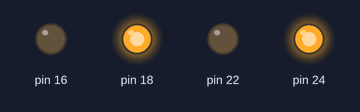
Bench run of a program on a simulated Raspberry Pi (header pin numbers). On the bench: output pins drawn as LEDs (lit = HIGH). At 11.0 s the program stops and its outputs stay as they are.

Above: at 0.1 s.
At 3.1 s:
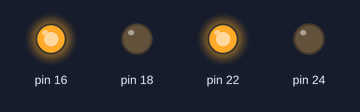
At 6.1 s:
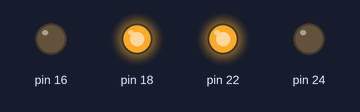
At 8.6 s:
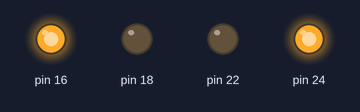
At 9.1 s:
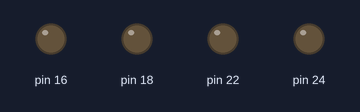
Timing chart, 0 to 10.6 s (numbered marks = the images above):
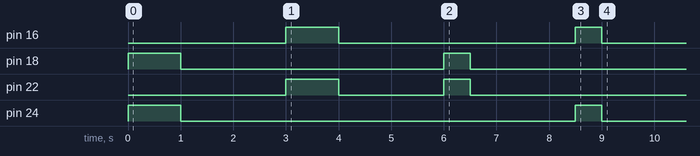

Measured:
- by itself, pin 16: LOW → HIGH at 3.0 s, → LOW 1.0 s later, → HIGH 4.5 s later, → LOW 0.50 s later
- by itself, pin 18: LOW → HIGH at 0.00 s, → LOW 1.0 s later, → HIGH 5.0 s later, → LOW 0.50 s later
- by itself, pin 22: LOW → HIGH at 3.0 s, → LOW 1.0 s later, → HIGH 2.0 s later, → LOW 0.50 s later
- by itself, pin 24: LOW → HIGH at 0.00 s, → LOW 1.0 s later, → HIGH 7.5 s later, → LOW 0.50 s later

The program:

motor_test_modular.py
```python
import sys
import time
import RPi.GPIO as GPIO

def init():
    # Use board numbering for pins
    GPIO.setmode(GPIO.BOARD)

    # Use pins 16 (motorA IN2), 18 (motorA IN1) for the right motor (motor A) inputs
    # Use pins 22 (motorB IN1), 24 (motorB IN2) for the left motor (motor B) inputs
    GPIO.setup(16,GPIO.OUT)
    GPIO.setup(18,GPIO.OUT)
    GPIO.setup(22,GPIO.OUT)
    GPIO.setup(24,GPIO.OUT)

def cleanup():
    # Clear pin outputs
    GPIO.cleanup()

def forward(duration=5):
    # Set motorA (right motor) forward
    GPIO.output(18,True)
    GPIO.output(16,False)

    # Set motorB (left motor) forward
    GPIO.output(24,True)
    GPIO.output(22,False)

    # Stop motion if duration is not negative
    if duration > 0:
        time.sleep(duration)
        GPIO.output(18,False)
        GPIO.output(16,False)
        GPIO.output(24,False)
        GPIO.output(22,False)

def backward(duration=5):
    # Set motorA (right motor) backward
    GPIO.output(18,False)
    GPIO.output(16,True)

    # Set motorB (left motor) backward
    GPIO.output(24,False)
    GPIO.output(22,True)

    # Stop motion if duration is not negative
    if duration > 0:
        time.sleep(duration)
        GPIO.output(18,False)
        GPIO.output(16,False)
        GPIO.output(24,False)
        GPIO.output(22,False)

def left_turn(duration=1):
    # Left motor - backward
    # Right motor - forward

    # Set motorB (left motor) backward
    GPIO.output(24,False)
    GPIO.output(22,True)

    # Set motorA (right motor) forward
    GPIO.output(18,True)
    GPIO.output(16,False)

    # Stop motion if duration is not negative
    if duration > 0:
        time.sleep(duration)
        GPIO.output(18,False)
        GPIO.output(16,False)
        GPIO.output(24,False)
        GPIO.output(22,False)

def right_turn(duration=1):
    # Left motor - forward
    # Right motor - backward

    # Set motorB (left motor) forward
    GPIO.output(24,True)
    GPIO.output(22,False)

    # Set motorA (right motor) backward
    GPIO.output(18,False)
    GPIO.output(16,True)

    # Stop motion if duration is not negative
    if duration > 0:
        time.sleep(duration)
        GPIO.output(18,False)
        GPIO.output(16,False)
        GPIO.output(24,False)
        GPIO.output(22,False)

def stop():
    # Stop moving
    GPIO.output(18,False)
    GPIO.output(16,False)
    GPIO.output(24,False)
    GPIO.output(22,False)


if __name__ == '__main__':
    try:
        init()
        forward(duration=1)
        stop()
        time.sleep(2)
        backward(duration=1)
        stop()
        time.sleep(2)
        left_turn(duration=0.5)
        stop()
        time.sleep(2)
        right_turn(duration=0.5)
        time.sleep(2)
        stop()
        cleanup()
    except:
        stop()
        cleanup()
```
